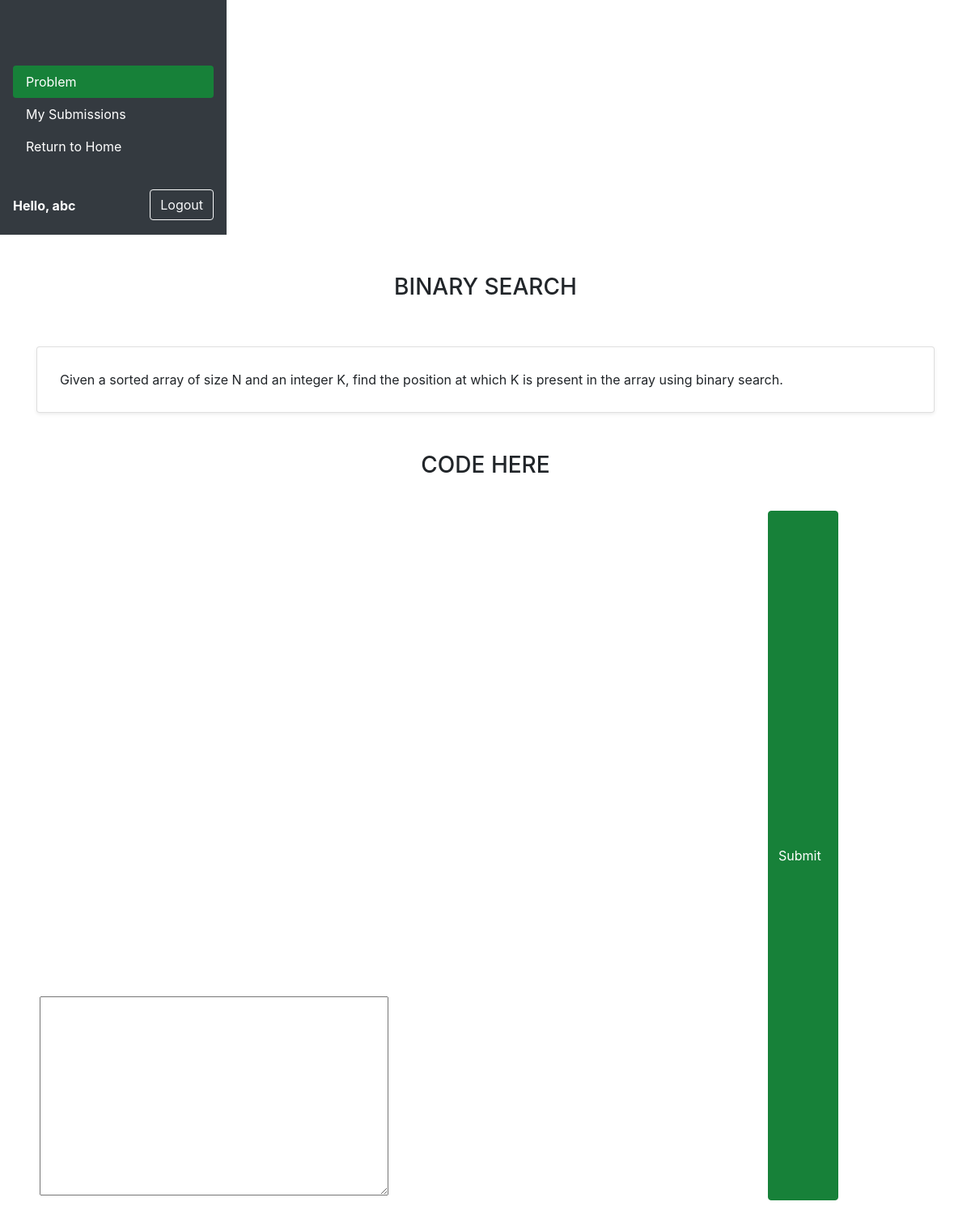
The page /problem/3/ (signed in) on the database its author committed.
### online_judge/models.py (models this page shows, shortened)
class Problem(models.Model):
    name = models.CharField(max_length=200, unique=True)
    desc = models.TextField()
    difficulty = models.CharField(max_length=200)
    inputFile = models.CharField(max_length=500)
    outputFile = models.CharField(max_length=500)

### online_judge/views.py (the view)
# urls.py: path('problem/<int:pk>/', views.problemPage, name='problem'),
@login_required(login_url='login')
def problemPage(request, pk):
    username = request.user
    user = User.objects.get(username=username)
    problem = Problem.objects.get(id=pk)
    submissions = Submission.objects.filter(problemID=problem.id, userID=user.id).order_by("-timestamp")
    context = {'problem':problem, 'username':request.user.username, 'submissions':submissions}
    return render(request, 'problem-desc-page.html', context)

### templates/problem-desc-page.html (shortened to what this page needs)
<!DOCTYPE html>
<html lang="en">
<head>
  <link rel="stylesheet" href="https://cdn.jsdelivr.net/npm/bootstrap@4.6.1/dist/css/bootstrap.min.css" />
  <link rel="stylesheet" href="https://cdnjs.cloudflare.com/ajax/libs/intro.js/4.3.0/introjs.min.css" />
  <link rel="stylesheet" href="https://d1lrk9cp1c3gxw.cloudfront.net/static/main/assets/css/base.css" />
  <link rel="stylesheet" href="https://cdnjs.cloudflare.com/ajax/libs/highlight.js/9.15.6/styles/atom-one-dark.min.css" />
  <link rel="stylesheet" href="https://cdn.datatables.net/1.11.4/css/dataTables.bootstrap4.min.css" />
</head>
<body>
  <div class="vertical-nav d-flex flex-column flex-shrink-0 p-3 text-white bg-dark overflow-hidden" id="sidebar" style="width: 280px;">
    <a href="/" class="d-flex align-items-center mb-3 mb-md-0 me-md-auto text-white text-decoration-none">
      <svg class="bi me-2" width="40" height="32"><use xlink:href="#bootstrap"></use></svg>
    </a>
    <ul class="nav nav-pills flex-column mb-auto">
      <li class="nav-item">
        <a id="problems-tab" data-toggle="tab" href="#problems" role="tab" aria-controls="problems" aria-selected="true"
            class="nav-link text-white active">Problem</a>
      </li>
      <li>
        <a id="submissions-tab" data-toggle="tab" href="#submissions" role="tab" aria-controls="submissions" aria-selected="false"
            class="nav-link text-white">My Submissions</a>
      </li>
      <li class="nav-item">
        <a id="some-tab" href="/" role="tab" aria-controls="problems" aria-selected="false"
            class="nav-link text-white">Return to Home</a>
      </li>
    </ul>
    <div class="d-flex justify-content-between">
      <div class="dropdown">
        <a href="#" class="d-flex align-items-center text-white text-decoration-none py-2" id="dropdownUser1" data-bs-toggle="dropdown" aria-expanded="false">
          <strong>Hello, {{username}}</strong>
        </a>
      </div>
      <div class="text-end float-right">
        <a href=" {% url 'logout' %} "><button type="button" class="btn btn-outline-light me-2">Logout</button></a>
      </div>
    </div>
  </div>
  <div class="page-content mt-5" id="content">
    <div class="container">
      <div class="row">
        <div class="col-sm-12">
          <h3 class="text-center text-uppercase mb-4 opacity-h">{{problem.name}}</h3>
          <div id="myTab1Content" class="tab-content">
            <div id="problems" role="tabpanel" aria-labelledby="problems-tab" class="tab-pane fade py-4 show active">
              <div class="card shadow-sm mt-2 p-2 opacity-h">
                <div class="card-body">
                  {{problem.desc}}
                </div>
              </div>
              <h3 class="text-center text-uppercase mt-5 mb-3 opacity-h">Code Here</h3>
              <form method="post" id="form_" class="ui form" action="/submission/{{problem.id}}/" enctype="multipart/form-data">
                <link href="https://d1lrk9cp1c3gxw.cloudfront.net/static/django_ace/widget.css" type="text/css" media="screen" rel="stylesheet">
                <div class="row m-1">
                <div class="mt-4">
                  <div id="django-box">
                    <div class="django-ace-editor">
                      <div class="django-ace-widget loading" data-behaviours="true" data-editor="" data-fontsize="18px" data-mode="c_cpp" data-readonly="false" data-showgutter="true" data-showinvisibles="false" data-showprintmargin="true" data-theme="twilight" data-usesofttabs="true" style="width:900px; height:600px"><div></div></div><textarea name="code" cols="40" rows="10" maxlength="25000" id="id_code"></textarea></div></div>
                </div>
                <button class="btn btn-danger mt-4" type="submit">Submit</button>
              </form>
            </div>
            </div>
          </div>
        </div>
      </div>
    </div>
</body>
</html>

### templates/problem-desc-page.html (style rules this page uses)
.btn-danger, .btn-danger:hover { color: white !important; background-color: #178139 !important; border-color: #178139 !important; }
.nav-pills .nav-link.active, .nav-pills .show>.nav-link { color: white !important; background-color: #178139; }

### rows shown on the page
Problem: name "BINARY SEARCH", desc "Given a sorted array of size N and an integer K, find the position at which K is present in the array using binary search."

### other values the page prints
{{ username }} "abc"
